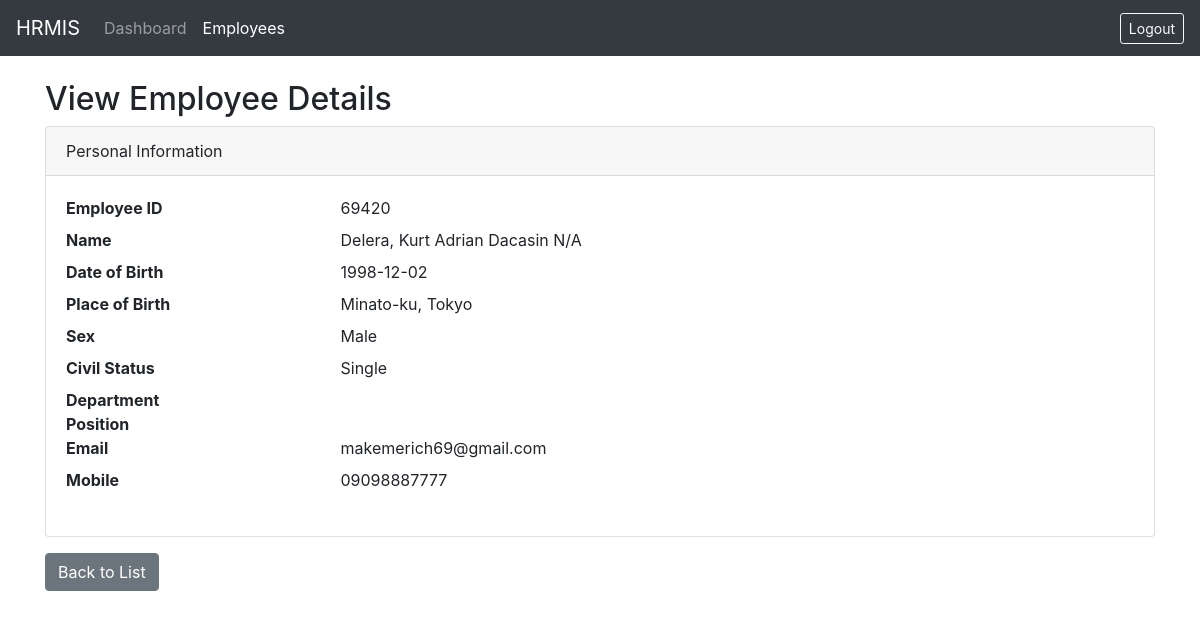
Screenshot of /views/view_employee.php?id=28 (signed in) with the database file from the repository.
### tables this page shows
CREATE TABLE `employees` (
  `id` int NOT NULL AUTO_INCREMENT,
  `firstname` varchar(100) DEFAULT NULL,
  `middlename` varchar(100) DEFAULT NULL,
  `surname` varchar(100) DEFAULT NULL,
  `name_extension` varchar(5) DEFAULT NULL,
  `date_of_birth` date DEFAULT NULL,
  `birth_city` varchar(45) NOT NULL,
  `birth_province` varchar(45) NOT NULL,
  `birth_country` varchar(45) NOT NULL,
  `sex` varchar(7) NOT NULL,
  `civil_status` varchar(10) NOT NULL,
  `height_in_meter` float NOT NULL,
  `weight_in_kg` float NOT NULL,
  `contactno` varchar(45) NOT NULL,
  `blood_type` varchar(45) NOT NULL,
  `gsis_id` varchar(20) DEFAULT NULL,
  `sss_no` varchar(45) DEFAULT NULL,
  `philhealth_no` varchar(20) DEFAULT NULL,
  `tin_no` varchar(20) DEFAULT NULL,
  `employee_no` int NOT NULL,
  `citizenship` varchar(45) NOT NULL,
  `res_spec_address` varchar(45) DEFAULT NULL,
  `res_street_address` varchar(45) DEFAULT NULL,
  `res_vill_address` varchar(45) DEFAULT NULL,
  `res_barangay_address` varchar(45) NOT NULL,
  `res_city` varchar(45) NOT NULL,
  `res_municipality` varchar(45) NOT NULL,
  `res_province` varchar(45) NOT NULL,
  `res_zipcode` varchar(45) NOT NULL,
  `perm_spec_address` varchar(45) DEFAULT NULL,
  `perm_street_address` varchar(45) DEFAULT NULL,
  `perm_vill_address` varchar(45) DEFAULT NULL,
  `perm_barangay_address` varchar(45) NOT NULL,
  `perm_city` varchar(45) NOT NULL,
  `perm_municipality` varchar(45) NOT NULL,
  `perm_province` varchar(45) NOT NULL,
  `perm_zipcode` varchar(45) NOT NULL,
  `telephone_no` varchar(50) DEFAULT NULL,
  `mobile_no` varchar(50) DEFAULT NULL,
  `email_address` varchar(100) DEFAULT NULL,
  `Q34A` tinyint NOT NULL,
  `Q34B` tinyint NOT NULL,
  `Q34_details` varchar(45) DEFAULT NULL,
  `Q35a` tinyint NOT NULL,
  `Q35b` tinyint NOT NULL,
  `Q35_details` varchar(45) DEFAULT NULL,
  `Q36` varchar(45) NOT NULL,
  `Q36_details` varchar(45) DEFAULT NULL,
  `Q37` tinyint NOT NULL,
  `Q37_details` varchar(45) DEFAULT NULL,
  `Q38a` tinyint NOT NULL,
  `Q38b` tinyint NOT NULL,
  `Q38_details` varchar(45) DEFAULT NULL,
  `Q39a` tinyint NOT NULL,
  `Q39b` tinyint NOT NULL,
  `Q39_details` varchar(45) DEFAULT NULL,
  `Q40a` tinyint NOT NULL,
  `Q40a_details` varchar(45) DEFAULT NULL,
  `Q40b` tinyint NOT NULL,
  `Q40b_details` varchar(45) DEFAULT NULL,
  `Q40c` tinyint NOT NULL,
  `Q40c_details` varchar(45) DEFAULT NULL,
  `place_of_birth` varchar(255) DEFAULT NULL,
  `pagibig_id` varchar(20) DEFAULT NULL,
  `residential_address` text,
  `residential_zip` varchar(10) DEFAULT NULL,
  `permanent_address` text,
  `permanent_zip` varchar(10) DEFAULT NULL,
  `department` varchar(100) DEFAULT NULL,
  `position` varchar(100) DEFAULT NULL,
  `date_hired` date DEFAULT NULL,
  `created_at` timestamp NULL DEFAULT CURRENT_TIMESTAMP,
  PRIMARY KEY (`id`)
);

### classes/Employee.php (called while the page is built, shortened)
<?php
class Employee {
    private $conn;
    private $table_name = "employees";
    public function __construct($db) {
        $this->conn = $db;
    }
    public function readOne($id) {
        $query = "SELECT * FROM " . $this->table_name . " WHERE id = :id LIMIT 1";
        $stmt = $this->conn->prepare($query);
        $stmt->bindParam(':id', $id);
        $stmt->execute();
        return $stmt->fetch(PDO::FETCH_ASSOC);
    }
}
?>

### views/view_employee.php (the view, shortened to what this page needs)
<?php
require_once '../classes/Employee.php';
$database = new Database();
$db = $database->getConnection();
$id = isset($_GET['id']) ? $_GET['id'] : die('ERROR: Missing ID.');
$employee = new Employee($db);
$row = $employee->readOne($id);
?>
<!DOCTYPE html>
<html>
<head>
    <link rel="stylesheet" href="https://stackpath.bootstrapcdn.com/bootstrap/4.5.2/css/bootstrap.min.css">
</head>
<body>
    <nav class="navbar navbar-expand-lg navbar-dark bg-dark">
        <a class="navbar-brand" href="../dashboard.php">HRMIS</a>
        <div class="collapse navbar-collapse">
            <ul class="navbar-nav mr-auto">
                <li class="nav-item">
                    <a class="nav-link" href="../dashboard.php">Dashboard</a>
                </li>
                <li class="nav-item active">
                    <a class="nav-link" href="list_employees.php">Employees</a>
                </li>
            </ul>
            <a href="../logout.php" class="btn btn-outline-light btn-sm">Logout</a>
        </div>
    </nav>
    <div class="container mt-4 mb-5">
        <h2>View Employee Details</h2>
        <div class="card">
            <div class="card-header">
                Personal Information
            </div>
            <div class="card-body">
                <dl class="row">
                    <dt class="col-sm-3">Employee ID</dt>
                    <dd class="col-sm-9"><?php echo htmlspecialchars($row['employee_no']); ?></dd>
                    <dt class="col-sm-3">Name</dt>
                    <dd class="col-sm-9"><?php echo htmlspecialchars($row['surname'] . ', ' . $row['firstname'] . ' ' . $row['middlename'] . ' ' . $row['name_extension']); ?></dd>
                    <dt class="col-sm-3">Date of Birth</dt>
                    <dd class="col-sm-9"><?php echo htmlspecialchars($row['date_of_birth']); ?></dd>
                    <dt class="col-sm-3">Place of Birth</dt>
                    <dd class="col-sm-9"><?php echo htmlspecialchars($row['place_of_birth']); ?></dd>
                    <dt class="col-sm-3">Sex</dt>
                    <dd class="col-sm-9"><?php echo htmlspecialchars($row['sex']); ?></dd>
                    <dt class="col-sm-3">Civil Status</dt>
                    <dd class="col-sm-9"><?php echo htmlspecialchars($row['civil_status']); ?></dd>
                    <dt class="col-sm-3">Department</dt>
                    <dd class="col-sm-9"><?php echo htmlspecialchars($row['department']); ?></dd>
                    <dt class="col-sm-3">Position</dt>
                    <dd class="col-sm-9"><?php echo htmlspecialchars($row['position']); ?></dd>
                    <dt class="col-sm-3">Email</dt>
                    <dd class="col-sm-9"><?php echo htmlspecialchars($row['email_address']); ?></dd>
                    <dt class="col-sm-3">Mobile</dt>
                    <dd class="col-sm-9"><?php echo htmlspecialchars($row['mobile_no']); ?></dd>
                </dl>
            </div>
        </div>
        <a href="list_employees.php" class="btn btn-secondary mt-3">Back to List</a>
    </div>
</body>
</html>

### rows the page displays
employees: employee_no "69420", surname+firstname+middlename "Delera, Kurt Adrian Dacasin N/A", date_of_birth "1998-12-02", place_of_birth "Minato-ku, Tokyo", sex "Male", civil_status "Single", email_address "makemerich69@gmail.com", mobile_no "09098887777"
